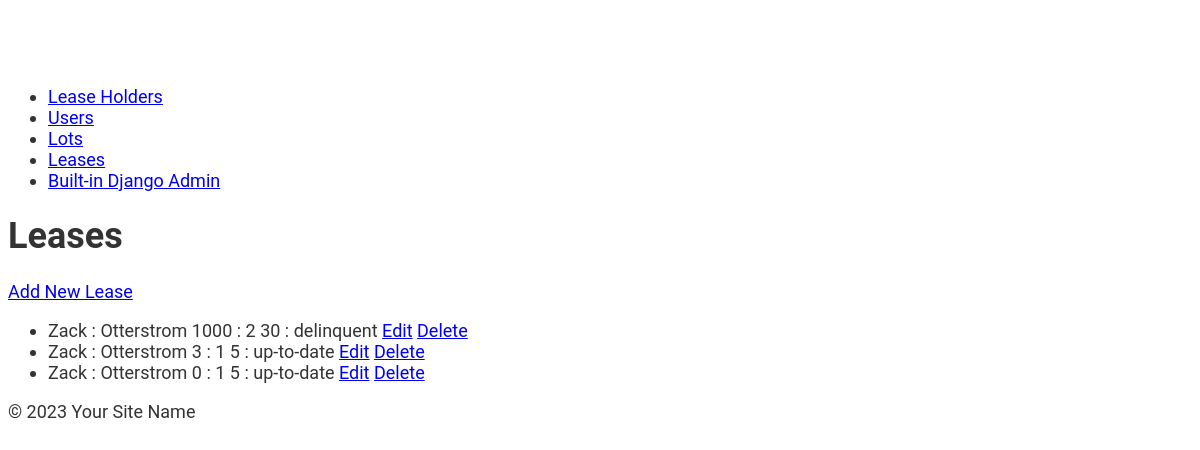
/leases_back/ (signed in), run on an earlier commit of the app's database.
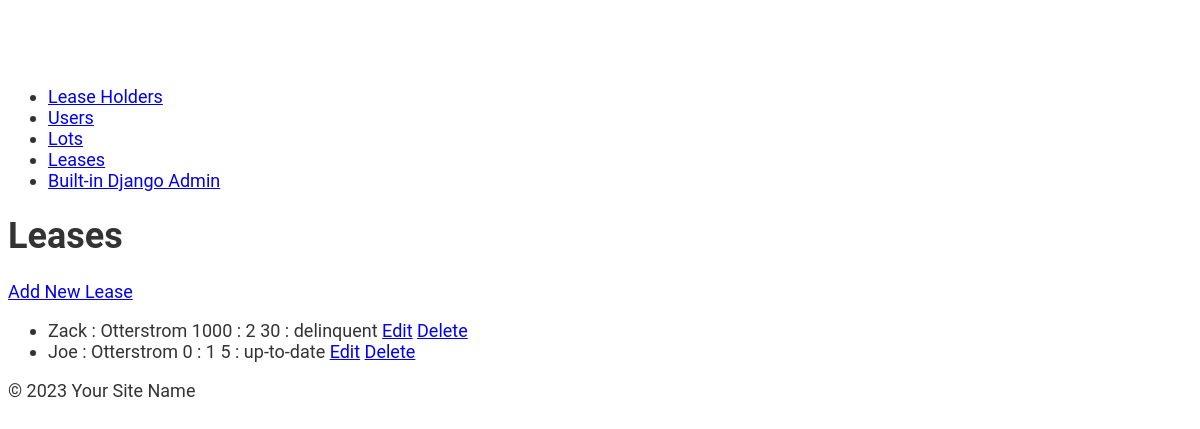
And on a later commit of the database.
### lots/models.py (models this page shows, shortened)
class Lease(models.Model):
    UP_TO_DATE = 'up-to-date'
    LATE = 'late'
    DELINQUENT = 'delinquent'
    PAYMENT_STATUS_CHOICES = [
        (UP_TO_DATE, 'Up to date'),
        (LATE, 'Late'),
        (DELINQUENT, 'Delinquent'),
    ]
    lot = models.ForeignKey(Lot, on_delete=models.CASCADE, help_text="The lot associated with the lease")
    lease_holder = models.ForeignKey(LeaseHolder, on_delete=models.PROTECT,
                                     help_text="The lease holder associated with this lease")
    last_payment_date = models.DateField(null=True, blank=True, help_text="Date of the most recent payment")
    last_payment_date_id = models.ForeignKey('Payment', on_delete=models.SET_NULL, null=True, blank=True,
                                             related_name='last_payment_for_lease',
                                             help_text="ID of the most recent payment")
    monthly_rental_amount = models.IntegerField(help_text="Monthly rental amount for the lease")
    due_date = models.PositiveSmallIntegerField(validators=[MaxValueValidator(30)],
                                                help_text="Due date for monthly payments")
    grace_period = models.PositiveSmallIntegerField(validators=[MaxValueValidator(30)],
                                                    help_text="Grace period allowed after the due date")
    lease_agreement_path = models.FileField(upload_to='lease_agreements/',
                                            help_text="File path to the lease agreement document")
    lot_image_path = models.FileField(upload_to='images/', help_text="File path to the image of the lot")
    payment_status = models.CharField(
        max_length=20,
        choices=PAYMENT_STATUS_CHOICES,
        default=LATE,
        help_text="Current payment status of the lease"
    )
    def __str__(self):
        return (f"{self.lease_holder}\n"
                f"{self.monthly_rental_amount} : {self.due_date}\n"
                f"{self.grace_period} : {self.payment_status}\n")  # add later?

class LeaseHolder(models.Model):
    lease_holder_first_name = models.CharField(max_length=200, help_text="First name of the lease holder")
    lease_holder_last_name = models.CharField(max_length=200, help_text="Last name of the lease holder")
    lease_holder_address = models.CharField(max_length=200, help_text="Address of the lease holder")
    email = models.CharField(max_length=200, help_text="Email address of the lease holder")
    phone = models.CharField(max_length=200, help_text="Phone number of the lease holder")
    def __str__(self):
        return f"{self.lease_holder_first_name} : {self.lease_holder_last_name}\n"

### lots/views.py (the view)
# urls.py: path('leases_back/', lease_back_list, name='lease_back_list'),
@login_required
@user_passes_test(is_staff_or_admin)
def lease_back_list(request):
    leases = Lease.objects.all()
    return render(request, 'lots/lease_back_list.html', {'leases': leases})

### lots/views.py (called while the page is built)
def is_staff_or_admin(user):
    return user.is_staff or user.is_superuser

### lots/templates/lots/lease_back_list.html
{% extends 'lots/base.html' %}
{% block content %}
<body>
    <h1>Leases</h1>
    <a href="{% url 'lease_create' %}">Add New Lease</a>
    <ul>
        {% for lease in leases %}
        <li>
            {{ lease }}
            <a href="{% url 'lease_update' lease.pk %}">Edit</a>
            <a href="{% url 'delete_lease_back' lease.pk %}">Delete</a>
        </li>
        {% endfor %}
    </ul>
</body>
{% endblock %}

### lots/templates/lots/base.html (shortened to what this page needs)
{% load static %}
<!DOCTYPE html>
<html lang="en">
<head>
    <link rel="stylesheet" href="{% static 'lots/style.css' %}">
</head>
<body>
<header>
    <nav>
        <ul>
            <li><a href="{% url 'lease_holder_list' %}">Lease Holders</a></li>
            <li><a href="{% url 'user_list' %}">Users</a></li>
            <li><a href="{% url 'lot_list' %}">Lots</a></li>
            <li><a href="{% url 'lease_back_list' %}">Leases</a></li>
             <li><a href="http://127.0.0.1:8000/admin/">Built-in Django Admin</a></li>
        </ul>
    </nav>
</header>
<main>
    {% block content %}{% endblock content %}
</main>
<footer>
    <p>&copy; 2023 Your Site Name</p>
</footer>
</body>
</html>

### lots/static/lots/style.css (style rules this page uses)
body { font-family: 'Roboto', sans-serif; font-size: 18px; color: #333; padding-top: 60px; }
h1, h2, h3, h4, h5, h6 { font-weight: 700; }

What changed in the data, as far as the page shows it:
removed Lease: lease_holder+monthly_rental_amount+due_date "Zack : Otterstrom 3 : 1 5 : up-to-date"
removed Lease: lease_holder+monthly_rental_amount+due_date "Zack : Otterstrom 0 : 1 5 : up-to-date"
added Lease: lease_holder+monthly_rental_amount+due_date "Joe : Otterstrom 0 : 1 5 : up-to-date"
